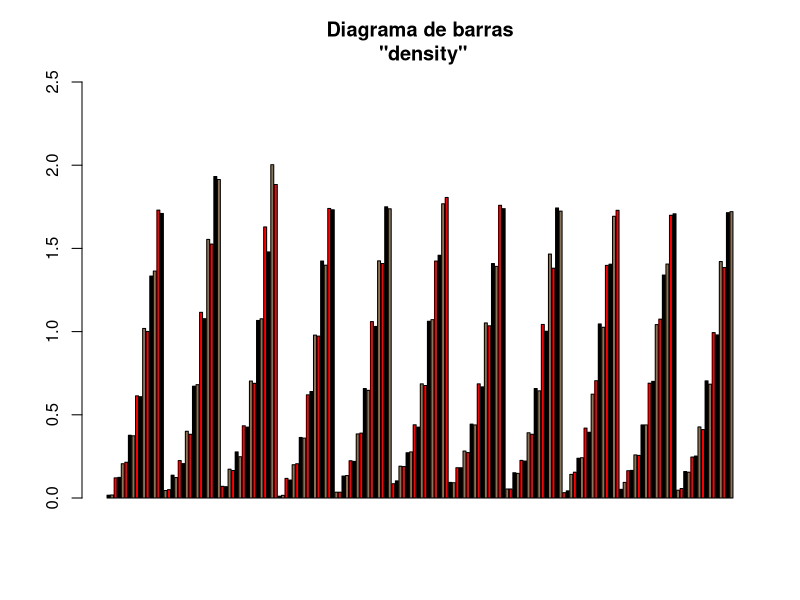
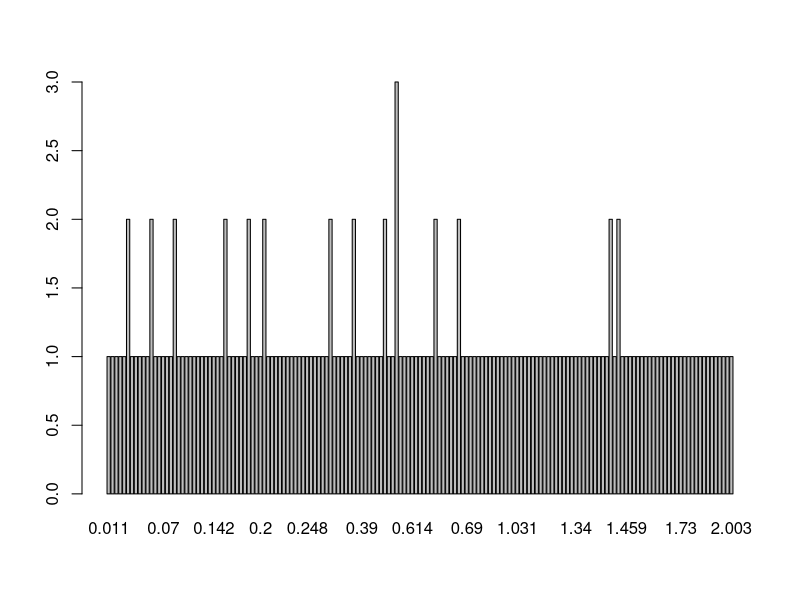

The R script that drew these images, in order:
## ---- chunk 1
df = DNase
df
df$density
## ---- chunk 2
barplot(df$density, beside = TRUE,
        legend.text = TRUE, ylim = c(0, 2.5),
        col = c("black", "burlywood4", "red"),
        main = "Diagrama de barras\n \"density\""
        )
## ---- chunk 3
barplot(table(df$density))
